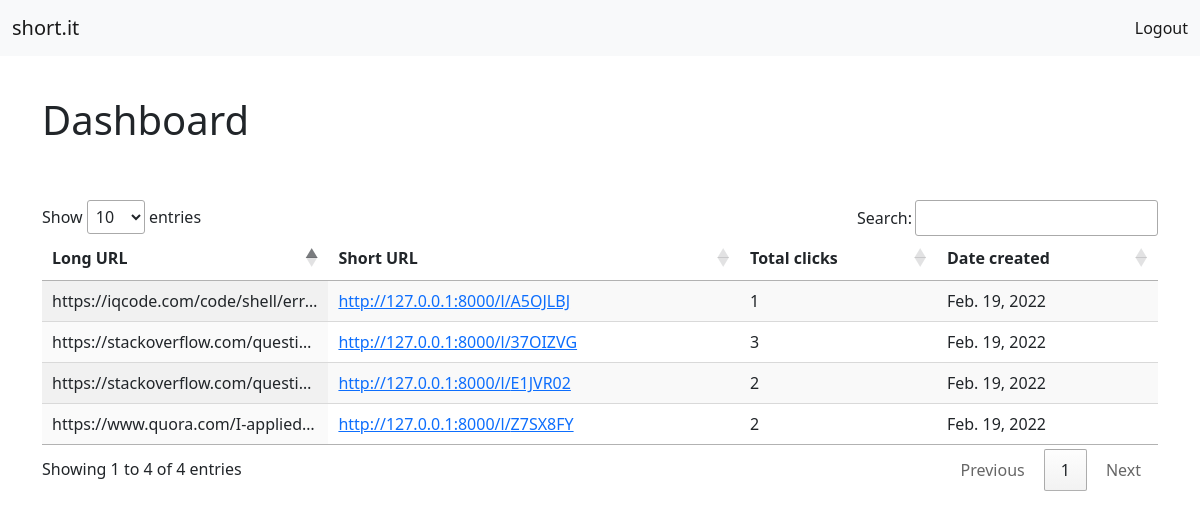
Screenshot of /dashboard (signed in) with the database file from the repository.
### shortner/models.py (models this page shows)
class UrlList(models.Model):
    key = models.CharField(max_length=20)
    url = models.CharField(max_length=250)
    user = models.ForeignKey(User, on_delete=CASCADE)
    date_added = models.DateField(auto_now_add=True)
    total_clicks = models.IntegerField(default=0)

### shortner/views.py (the view)
# urls.py: path('dashboard', views.user_dashboard),
@never_cache
@login_required(login_url='/login')
def user_dashboard(request):
    user = request.session['userid']
    query = UrlList.objects.filter(user_id=user)
    if query:
        return render(request, 'dashboard.html', {'urls': query})
    return render(request, 'dashboard.html')

### shortner/templates/dashboard.html (shortened to what this page needs)
<!doctype html>
<html lang="en">
  <head>
    <link href="https://cdn.jsdelivr.net/npm/bootstrap@5.0.2/dist/css/bootstrap.min.css" rel="stylesheet">
    <link rel="stylesheet" type="text/css" href="https://cdn.datatables.net/1.11.4/css/jquery.dataTables.css">
  </head>
  <body>
    <nav class="navbar navbar-light bg-light">
  <div class="container-fluid">
    <a class="navbar-brand" href="/">short.it</a>
    <form class="d-flex">
       <ul class="navbar-nav">
        <li class="nav-item">
          <a class="nav-link active" aria-current="page" href="/logout">Logout</a>
        </li>
       </ul>
    </form>
  </div>
</nav>
<div class="container" style="margin-top: 40px;">
  <h1>Dashboard</h1> <br><br>
    {% if urls %}
    <table id="table_id" class="display">
        <thead>
            <tr>
                <th>Long URL</th>
                <th>Short URL</th>
                <th>Total clicks</th>
                <th>Date created</th>
            </tr>
        </thead>
        <tbody>
            {% for url in urls %}
            <tr>
                <td style="max-width: 160px; text-overflow: ellipsis; overflow: hidden; white-space: nowrap;">{{url.url}}</td>
                <td><a href="http://127.0.0.1:8000/l/{{url.key}}" target="_blank">http://127.0.0.1:8000/l/{{url.key}}</a></td>
                <td>{{url.total_clicks}}</td>
                <td>{{url.date_added}}</td>
            </tr>
            {% endfor %}
        </tbody>
    </table>
    {% else %}
    <p>You haven't shortened any url.</p>
    {% endif %}
</div>
  </body>
</html>

### rows the page displays
UrlList: url "https://stackoverflow.com/questi…", key "37OIZVG", total_clicks "3", date_added "Feb. 19, 2022"
UrlList: url "https://stackoverflow.com/questi…", key "E1JVR02", total_clicks "2", date_added "Feb. 19, 2022"
UrlList: url "https://iqcode.com/code/shell/err…", key "A5OJLBJ", total_clicks "1", date_added "Feb. 19, 2022"
UrlList: url "https://www.quora.com/I-applied…", key "Z7SX8FY", total_clicks "2", date_added "Feb. 19, 2022"
